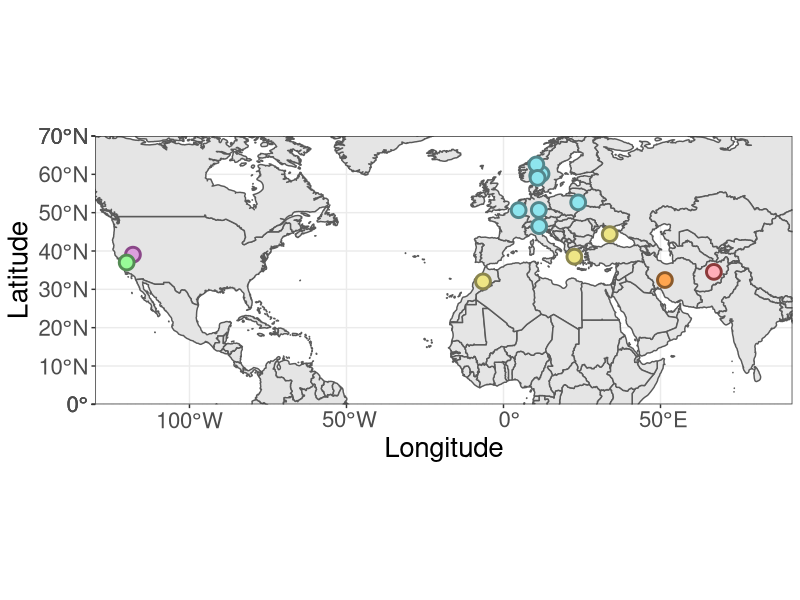

R code for this plot:
library("ggplot2")
theme_set(theme_bw())
library("sf")
library("rnaturalearth")
library("rnaturalearthdata")

world <- ne_countries(scale = "medium", returnclass = "sf")
class(world)


nutans_lon <- c(11.23838, 10.83125, 23.78680, 
                10.81445, 12.12281, 10.45180, 11.366111, 4.828,
                10.86)
nutans_lat <- c(50.70708, 59.76213, 52.68476, 
                59.67218, 60.111493, 62.57016, 46.49, 50.644,
                59.073)
nutans_codes <- c("FRa", "TUb", "BId", "AAb","KOa",
                  "KVc", "BOa", "USs", "HVb")

(nutans_sites <- data.frame(pop=nutans_codes, lon=nutans_lon, lat=nutans_lat))


 
ciliata_lon <- c(-6.525, 22.57, 33.825)
ciliata_lat <- c(32.068, 38.52, 44.4042)
ciliata_codes <- c("516979", "31675", "636632")
(ciliata_sites <- data.frame(pop=ciliata_codes, lon=ciliata_lon, lat=ciliata_lat))

  

sp_lon <- c(-118, 51.4, -120, 67)
sp_lat <- c(39.0458, 32.4279, 37, 34.5553)
sp_names <- c("imperfecta", "eligulata", "californica", "jacquemontii")
(sp_sites <- data.frame(pop=sp_names, lon=sp_lon, lat=sp_lat))


dev.new()
ggplot(data = world) +
  geom_sf(lwd = .5) +
  geom_point(data = nutans_sites, aes(x = lon, y = lat), size = 4, 
             shape = 21, fill = "cadetblue2", color="cadetblue4", stroke=1.5) +
  # imperfecta
  geom_point(data = sp_sites[1:1,], aes(x = lon, y = lat), size = 4, 
             shape = 21, fill = "plum", color="orchid4", stroke=1.5) +
  # eligulata
  geom_point(data = sp_sites[2:2,], aes(x = lon, y = lat), size = 4, 
             shape = 21, fill = "tan1", color="tan4", stroke=1.5) +
  # californica
  geom_point(data = sp_sites[3:3,], aes(x = lon, y = lat), size = 4, 
             shape = 21, fill = "palegreen", color="palegreen4", stroke=1.5) +
  
  # jacquemontii
  geom_point(data = sp_sites[4:4,], aes(x = lon, y = lat), size = 4, 
             shape = 21, fill = "lightpink1", color="indianred4", stroke=1.5) +
  geom_point(data = ciliata_sites, aes(x = lon, y = lat), size = 4, 
             shape = 21, fill = "khaki2", color="khaki4", stroke=1.5) +
  coord_sf(xlim = c(-130, 92), ylim = c(0, 70), expand = FALSE) +
  xlab("Longitude") + ylab("Latitude") + theme(text = element_text(size=20))
